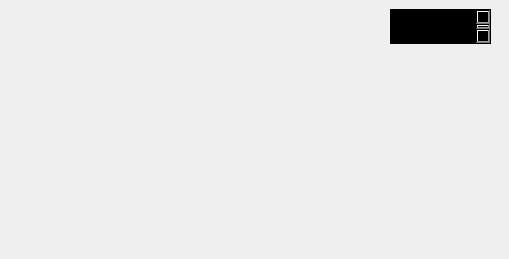
<?xml version="1.0" encoding="UTF-8"?>
<ui version="4.0">
 <class>MainWindow</class>
 <widget class="QMainWindow" name="MainWindow">
  <property name="geometry">
   <rect>
    <x>0</x>
    <y>0</y>
    <width>509</width>
    <height>259</height>
   </rect>
  </property>
  <property name="windowTitle">
   <string>MainWindow</string>
  </property>
  <widget class="QWidget" name="centralwidget">
   <widget class="QLabel" name="Bg">
    <property name="geometry">
     <rect>
      <x>0</x>
      <y>0</y>
      <width>511</width>
      <height>261</height>
     </rect>
    </property>
    <property name="text">
     <string/>
    </property>
    <property name="pixmap">
     <pixmap>JAVA/background.jpg</pixmap>
    </property>
    <property name="scaledContents">
     <bool>true</bool>
    </property>
   </widget>
   <widget class="QLabel" name="label_2">
    <property name="geometry">
     <rect>
      <x>20</x>
      <y>203</y>
      <width>111</width>
      <height>51</height>
     </rect>
    </property>
    <property name="text">
     <string/>
    </property>
    <property name="pixmap">
     <pixmap>JAVA/sounds.gif</pixmap>
    </property>
    <property name="scaledContents">
     <bool>true</bool>
    </property>
   </widget>
   <widget class="QLabel" name="stop">
    <property name="geometry">
     <rect>
      <x>280</x>
      <y>180</y>
      <width>91</width>
      <height>31</height>
     </rect>
    </property>
    <property name="text">
     <string/>
    </property>
    <property name="pixmap">
     <pixmap>JAVA/Quit.png</pixmap>
    </property>
    <property name="scaledContents">
     <bool>true</bool>
    </property>
    <property name="margin">
     <number>-2</number>
    </property>
   </widget>
   <widget class="QLabel" name="gif1">
    <property name="geometry">
     <rect>
      <x>180</x>
      <y>50</y>
      <width>181</width>
      <height>121</height>
     </rect>
    </property>
    <property name="text">
     <string/>
    </property>
    <property name="pixmap">
     <pixmap>JAVA/animation.gif</pixmap>
    </property>
    <property name="scaledContents">
     <bool>true</bool>
    </property>
   </widget>
   <widget class="QTextBrowser" name="textBrowser">
    <property name="geometry">
     <rect>
      <x>390</x>
      <y>9</y>
      <width>101</width>
      <height>35</height>
     </rect>
    </property>
    <property name="styleSheet">
     <string notr="true">color: rgb(0, 0, 0);
font: 8pt &quot;Rockwell&quot;;
background-color: rgb(0, 0, 0);</string>
    </property>
    <property name="html">
     <string>&lt;!DOCTYPE HTML PUBLIC &quot;-//W3C//DTD HTML 4.0//EN&quot; &quot;http://www.w3.org/TR/REC-html40/strict.dtd&quot;&gt;
&lt;html&gt;&lt;head&gt;&lt;meta name=&quot;qrichtext&quot; content=&quot;1&quot; /&gt;&lt;style type=&quot;text/css&quot;&gt;
p, li { white-space: pre-wrap; }
&lt;/style&gt;&lt;/head&gt;&lt;body style=&quot; font-family:'Rockwell'; font-size:8pt; font-weight:400; font-style:normal;&quot;&gt;
&lt;p style=&quot; margin-top:0px; margin-bottom:0px; margin-left:0px; margin-right:0px; -qt-block-indent:0; text-indent:0px;&quot;&gt;&lt;span style=&quot; font-size:10pt; font-weight:600; font-style:italic; color:#000000;&quot;&gt;Time - 12:00:00&lt;/span&gt;&lt;/p&gt;
&lt;p style=&quot; margin-top:0px; margin-bottom:0px; margin-left:0px; margin-right:0px; -qt-block-indent:0; text-indent:0px;&quot;&gt;&lt;span style=&quot; font-size:10pt; font-weight:600; font-style:italic; color:#000000;&quot;&gt;Date - 2022-02-28&lt;/span&gt;&lt;/p&gt;&lt;/body&gt;&lt;/html&gt;</string>
    </property>
   </widget>
   <widget class="QLabel" name="start">
    <property name="geometry">
     <rect>
      <x>160</x>
      <y>180</y>
      <width>91</width>
      <height>31</height>
     </rect>
    </property>
    <property name="text">
     <string/>
    </property>
    <property name="pixmap">
     <pixmap>JAVA/Start1.png</pixmap>
    </property>
    <property name="scaledContents">
     <bool>true</bool>
    </property>
    <property name="alignment">
     <set>Qt::AlignBottom|Qt::AlignHCenter</set>
    </property>
    <property name="margin">
     <number>0</number>
    </property>
    <property name="indent">
     <number>-1</number>
    </property>
   </widget>
  </widget>
 </widget>
 <resources/>
 <connections/>
</ui>
